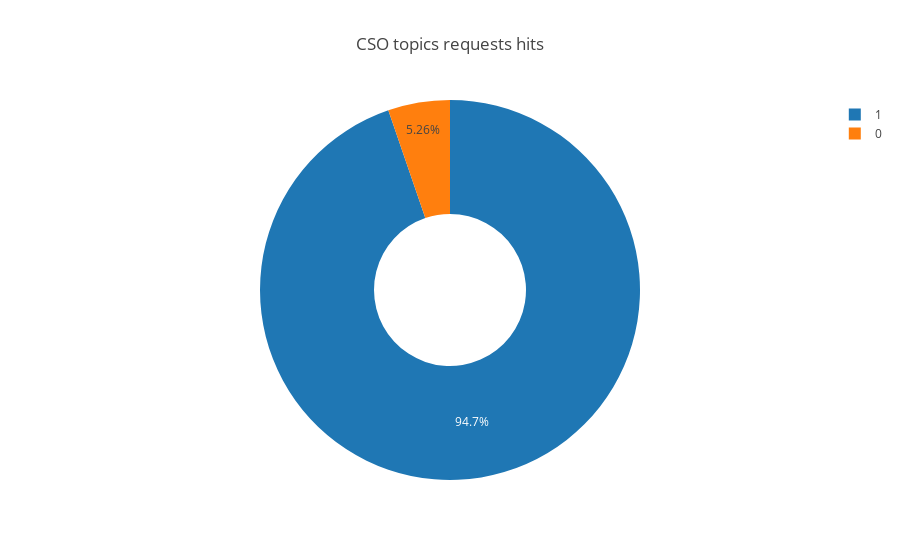

The notebook cell saved with this chart:
### Code cell
hits = topics_req_df.groupby('exists')[['id']].nunique()

pie = go.Pie(values=hits.id,
              labels=hits.index,
              textposition='inside',
              name='Hit',
              hoverinfo='label+value+name',
              hole=.4)

donut = go.Layout(title='CSO topics requests hits')
fig = go.Figure(data=[pie], layout=donut)
plotly.offline.iplot(fig)
pio.write_image(fig, 'images/requests_hits.png')

### Figure 1 — Plotly figure (JSON) as saved in the notebook; plotly's stock layout.template omitted (floating-point values rounded to 4 significant figures)
{"data": [{"hole": 0.4, "hoverinfo": "label+value+name", "labels": ["0", "1"], "name": "Hit", "textposition": "inside", "type": "pie", "uid": "cf2bcf82-3ef8-42e6-a1e1-77a9cdb5f81b", "values": [331, 5959]}], "layout": {"title": "CSO topics requests hits"}}
